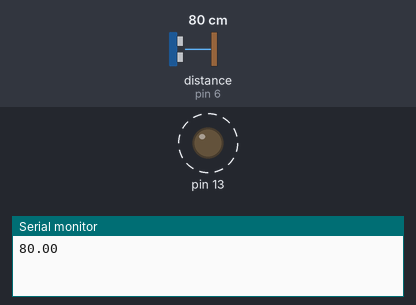
The sketch below on a simulated Arduino Uno, built with avr-gcc and run on an emulated ATmega328P. On the bench: output pins drawn as LEDs (lit = HIGH), the last lines printed to the serial monitor. Dashed ring = blinking. Inputs (shaded band) come from the test bench; at power-on: distance to the obstacle (sensor on pin 6) 80 cm.

Above: at 0.9 s.
2.5 s: distance to the obstacle (sensor on pin 6) set to 2 cm
At 2.5 s:
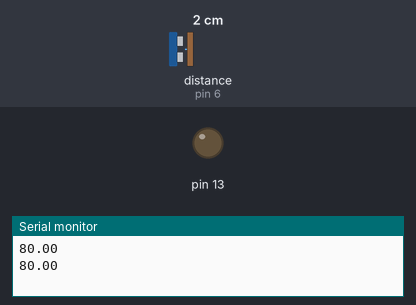
4.7 s: distance to the obstacle (sensor on pin 6) set to 4 cm
At 4.9 s:
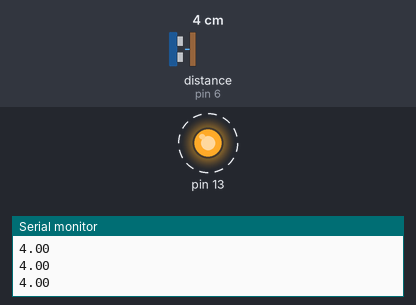
Timing chart, 0 to 14.2 s (numbered marks = the images above; inputs shaded):
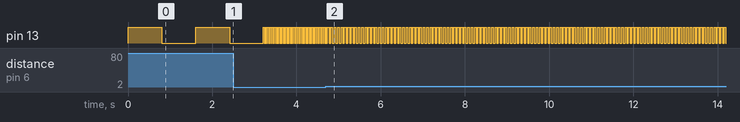

The sketch:

HCSR04senser_soundsenser.ino
```cpp
#include <HCSR04.h>

HCSR04 hc(5,6);

void setup(){
  pinMode(13, OUTPUT);
  Serial.begin(9600);
  }

void loop(){
  float a=hc.dist();
  Serial.println(a);
  digitalWrite(13, 1);
  delay(a*10);
  digitalWrite(13, 0);
  delay(a*10);
}
```

Measured:
- after the input at 4.7 s, pin 13: alternates HIGH for 0.04 s and LOW for 0.04 s, starting after 0.12 s
- by itself, pin 13: alternates HIGH for 0.80 s and LOW for 0.81 s
